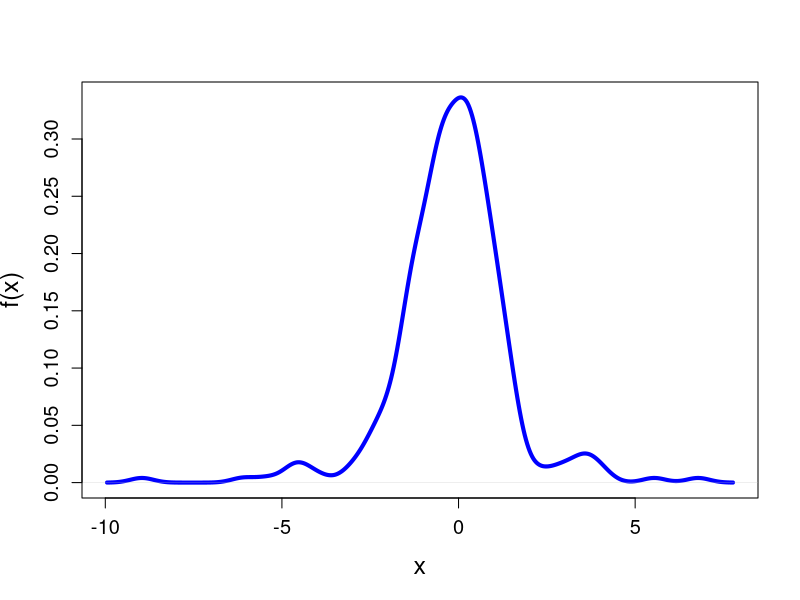

This chart was generated by the following R code: (Note: a time limit stopped this script after it produced the figure.)
# % ------------------------------------------------------------------------- % Book: MSE %
# ------------------------------------------------------------------------- % Quantlet: MSEnonpara1 %
# ------------------------------------------------------------------------- % Description: MSEnonpara1 generate n=300 t(3)
# distributed random sample, and draws the kernel density curve of the estimated kernel density function using a % Gaussian
# kernel. Since the kernel density function is biased in a finite sample, one can not compare it with the true density
# directly. One rather compare it with the expectation of the kernel density function under the true density. Then it draws
# the expectation of the kernel density function under the true density. %
# ------------------------------------------------------------------------- % Usage: - %
# ------------------------------------------------------------------------- % Inputs: n_1 - number of observations %
# ------------------------------------------------------------------------- % Output: 1. Draws n_1 observations from t(3)
# distribution % and plots the kernel density curve of the estimated kernel density function using a % Gaussian kernel. % %
# 2. generate n observations from t(3) distribution and plots the expectation of the kernel density function under the true
# density which is t(3) distribution. % 3. generate n observations from normal distribution with mean and standard deviation
# from the generated sample, plots the expectation of the kernel density function under the true density which is normal
# distribution with mean and standard deviation from the generated sample. %
# ------------------------------------------------------------------------- % Example: n_1 = 300 % n_1 = 3000 %
# ------------------------------------------------------------------------- % Author: Weining Wang, Lining Yu %
# -------------------------------------------------------------------------

n_1 = 300
obs = rt(n_1, 3)
den_x = density(obs, kernel = "gaussian", bw = "nrd0")
plot(den_x, lwd = 4, lty = 1, col = "blue", cex.axis = 1.2, font.axis = 1, cex.lab = 1.5, las = 0, xlab = "x", ylab = "f(x)", 
    main = "")

n = 1e+06
z = rt(n, 3)
h = den_x$bw
g = 1:512

for (j in 1:length(den_x$x)) {
    sum_k = 0
    for (i in 1:length(z)) {
        u = (den_x$x[j] - z[i])/h
        k = exp(-u^2/2)/sqrt(2 * pi)
        sum_k = sum_k + k
    }
    g[j] = 1/(h * length(z)) * sum_k
}

lines(den_x$x, g, lwd = 3, lty = 2, col = "red")
mu = mean(obs)
sd = sd(obs)
q = rnorm(n, mu, sd)
f = 1:512

for (j in 1:length(den_x$x)) {
    sum_k = 0
    for (i in 1:length(q)) {
        u = (den_x$x[j] - q[i])/h
        k = exp(-u^2/2)/sqrt(2 * pi)
        sum_k = sum_k + k
    }
    f[j] = 1/(h * length(z)) * sum_k
}

lines(den_x$x, f, lwd = 4, lty = 3, col = "black")
 
